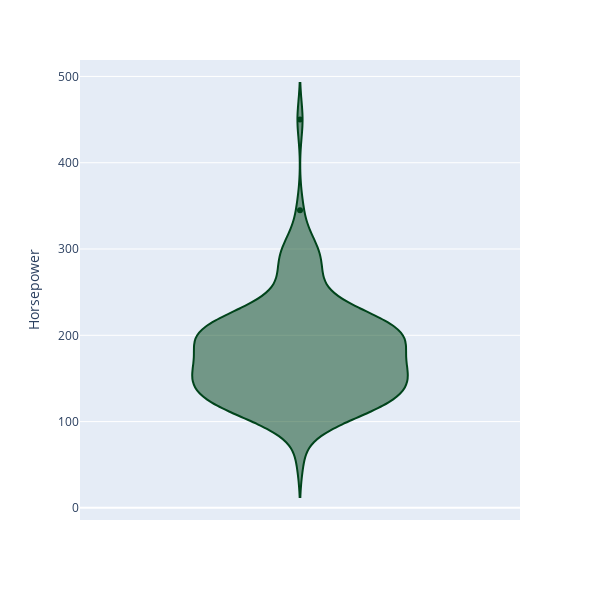

Notebook code cell kept with this figure:
### Markdown cell above
#### To change size of the figure:
##### Set Height and Width parameters

### Code cell
px.violin(data_frame=data, y='Horsepower',
 color_discrete_sequence=px.colors.sequential.BuGn_r,
 height=600, width=600)

### Figure 1 — Plotly figure (JSON) as saved in the notebook; plotly's stock layout.template omitted (floating-point values rounded to 4 significant figures)
{"data": [{"alignmentgroup": "True", "box": {"visible": false}, "hovertemplate": "Horsepower=%{y}<extra></extra>", "legendgroup": "", "marker": {"color": "rgb(0,68,27)"}, "name": "", "offsetgroup": "", "orientation": "v", "scalegroup": "True", "showlegend": false, "type": "violin", "x0": " ", "xaxis": "x", "y": [210, 170, 124, 115, 133, 250, 170, 150, 210, 100, 302, 115, 193, 120, 150, 185, 132, 127, 222, 205, 175, 115, 150, 225, 275, 185, 300, 221, 205, 142, 155, 450, 200, 115, 115, 210, 126, 150, 240, 120, 190, 170, 230, 200, 200, 132, 150, 106, 200, 168, 175, 132, 140, 168, 120, 275, 195, 132, 155, 180, 175, 119, 163, 200, 150, 145, 193, 190, 140, 210, 217, 125, 275, 150, 310, 120, 230, 170, 146, 205, 290, 110, 55, 227, 113, 210, 253, 225, 345, 173, 135, 215, 200, 148, 200, 161, 163, 210, 200, 175, 275, 220, 100, 170, 210, 92, 240, 153, 190, 205, 195, 150, 154, 175, 125, 300, 140], "y0": " ", "yaxis": "y"}], "layout": {"height": 600, "legend": {"tracegroupgap": 0}, "margin": {"t": 60}, "violinmode": "group", "width": 600, "xaxis": {"anchor": "y", "domain": [0, 1]}, "yaxis": {"anchor": "x", "domain": [0, 1], "title": {"text": "Horsepower"}}}}
